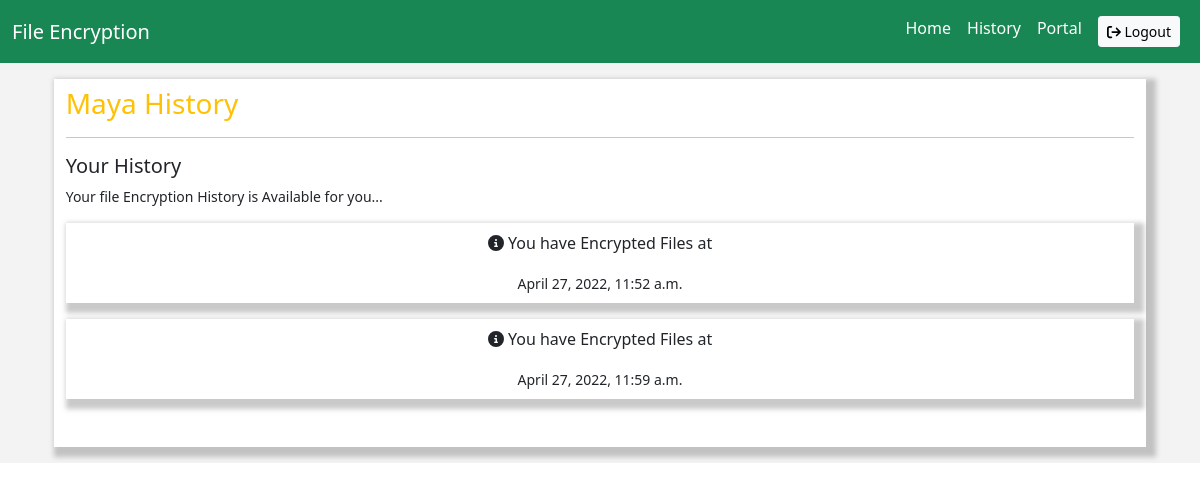
/history (signed in), run on an earlier commit of the app's database.
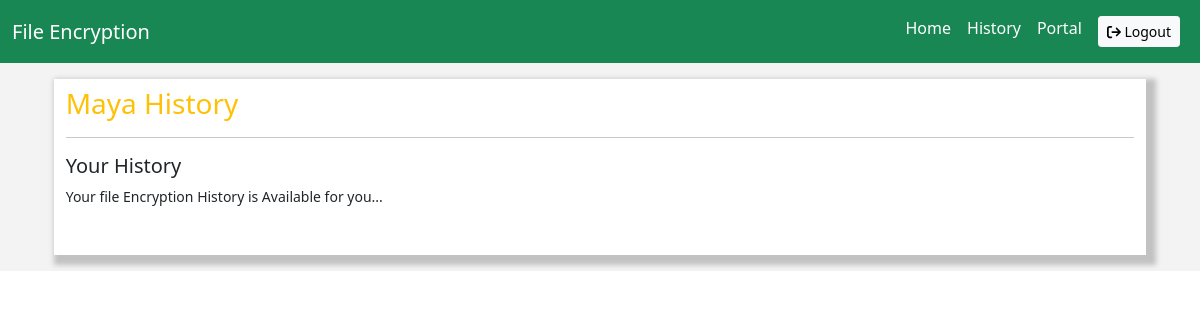
And on a later commit of the database.
### decrypt/models.py (models this page shows, shortened)
class History(models.Model):
    file = models.ForeignKey(FileList, related_name="filelist", on_delete=models.PROTECT)
    date = models.DateTimeField(auto_now_add=True)
    objects = models.Manager()

### decrypt/views.py (the view)
# urls.py: path('history', views.history, name = "history"),
def history(request):
    history = History.objects.filter(file__user =request.user)
    dist = {
        'history':history,
    }
    return render(request, "history.html", dist)

### templates/history.html (shortened to what this page needs)
{% extends 'index.html' %}
{% block content %}
<div class="container-fluid background p-3">
    <div class="row">
        <div class="col-12 col-md-11 m-auto Dashboardbox pb-5 pt-2">
            <h3 class="text-warning">{{user.username|capfirst}} History</h3>
            <hr>
            <div class="FileBox mt-3">
                <div class="row">
                    <h5>Your History</h5>
                    <small>Your file Encryption History is Available for you...</small>
                    {% for i in history  %}
                        <div class="col-md-12 col-12 mt-3">
                            <div class="fileHere text-center p-2">
                                <p > <i class="fas fa-info-circle"></i>  You have Encrypted Files at </p>
                                <small>{{i.date}}</small>
                            </div>
                        </div>
                    {% endfor %}
                </div>
            </div>
        </div>
    </div>
</div>
{% endblock content %}

What changed in the data, as far as the page shows it:
removed History: date "April 27, 2022, 11:52 a.m."
removed History: date "April 27, 2022, 11:59 a.m."
